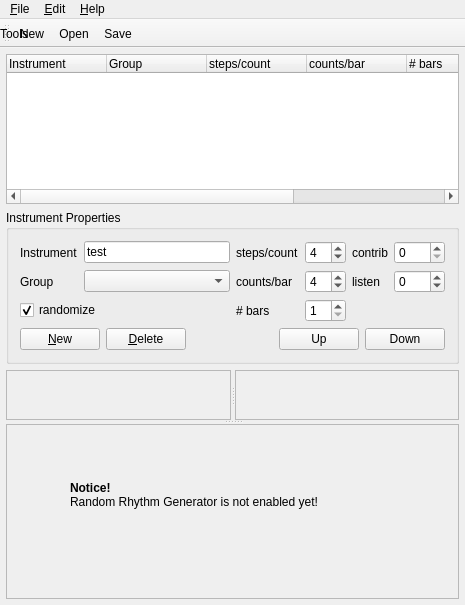
<?xml version="1.0" encoding="UTF-8"?>
<ui version="4.0">
 <class>RhythmBase</class>
 <widget class="QMainWindow" name="RhythmBase">
  <property name="geometry">
   <rect>
    <x>0</x>
    <y>0</y>
    <width>465</width>
    <height>605</height>
   </rect>
  </property>
  <property name="windowTitle">
   <string>MusE: Random Rhythm Generator</string>
  </property>
  <widget class="QWidget" name="widget">
   <property name="geometry">
    <rect>
     <x>0</x>
     <y>59</y>
     <width>465</width>
     <height>546</height>
    </rect>
   </property>
   <layout class="QGridLayout">
    <property name="margin">
     <number>6</number>
    </property>
    <property name="spacing">
     <number>6</number>
    </property>
    <item row="1" column="0">
     <widget class="QGroupBox" name="GroupBox1">
      <property name="title">
       <string>Instrument Properties</string>
      </property>
      <layout class="QVBoxLayout">
       <property name="spacing">
        <number>6</number>
       </property>
       <property name="margin">
        <number>11</number>
       </property>
       <item>
        <layout class="QGridLayout">
         <property name="margin">
          <number>0</number>
         </property>
         <property name="spacing">
          <number>6</number>
         </property>
         <item row="1" column="2">
          <widget class="QLabel" name="TextLabel2_3_2">
           <property name="text">
            <string>counts/bar</string>
           </property>
           <property name="wordWrap">
            <bool>false</bool>
           </property>
          </widget>
         </item>
         <item row="0" column="2">
          <widget class="QLabel" name="TextLabel3_2">
           <property name="text">
            <string>steps/count</string>
           </property>
           <property name="wordWrap">
            <bool>false</bool>
           </property>
          </widget>
         </item>
         <item row="2" column="2">
          <widget class="QLabel" name="TextLabel1_2_2">
           <property name="text">
            <string># bars</string>
           </property>
           <property name="wordWrap">
            <bool>false</bool>
           </property>
          </widget>
         </item>
         <item row="0" column="1">
          <widget class="QLineEdit" name="lineInstrument_2">
           <property name="text">
            <string>test</string>
           </property>
           <property name="dragEnabled">
            <bool>false</bool>
           </property>
           <property name="readOnly">
            <bool>true</bool>
           </property>
          </widget>
         </item>
         <item row="0" column="5">
          <widget class="QSpinBox" name="spinboxContrib_2">
           <property name="minimum">
            <number>0</number>
           </property>
           <property name="maximum">
            <number>100</number>
           </property>
           <property name="value">
            <number>0</number>
           </property>
          </widget>
         </item>
         <item row="0" column="4">
          <widget class="QLabel" name="labelContrib_2">
           <property name="text">
            <string>contrib</string>
           </property>
           <property name="wordWrap">
            <bool>false</bool>
           </property>
          </widget>
         </item>
         <item row="2" column="0" colspan="2">
          <widget class="QCheckBox" name="checkRandomize_2">
           <property name="text">
            <string>randomize</string>
           </property>
           <property name="checked">
            <bool>true</bool>
           </property>
           <property name="tristate">
            <bool>false</bool>
           </property>
          </widget>
         </item>
         <item row="1" column="1">
          <widget class="QComboBox" name="comboGroupSel_2">
           <item>
            <property name="text">
             <string/>
            </property>
           </item>
           <item>
            <property name="text">
             <string>Group 1</string>
            </property>
           </item>
           <item>
            <property name="text">
             <string>Group 2</string>
            </property>
           </item>
           <item>
            <property name="text">
             <string>Group 3</string>
            </property>
           </item>
           <item>
            <property name="text">
             <string>Group 4</string>
            </property>
           </item>
           <item>
            <property name="text">
             <string>Group 5</string>
            </property>
           </item>
          </widget>
         </item>
         <item row="0" column="3">
          <widget class="QSpinBox" name="spinBoxSteps_2">
           <property name="minimum">
            <number>1</number>
           </property>
           <property name="maximum">
            <number>16</number>
           </property>
           <property name="value">
            <number>4</number>
           </property>
          </widget>
         </item>
         <item row="2" column="3">
          <widget class="QSpinBox" name="spinboxBars_2">
           <property name="minimum">
            <number>1</number>
           </property>
           <property name="maximum">
            <number>16</number>
           </property>
           <property name="value">
            <number>1</number>
           </property>
          </widget>
         </item>
         <item row="1" column="4">
          <widget class="QLabel" name="labelListen_2">
           <property name="text">
            <string>listen</string>
           </property>
           <property name="wordWrap">
            <bool>false</bool>
           </property>
          </widget>
         </item>
         <item row="0" column="0">
          <widget class="QLabel" name="TextLabel1_4">
           <property name="text">
            <string>Instrument</string>
           </property>
           <property name="wordWrap">
            <bool>false</bool>
           </property>
          </widget>
         </item>
         <item row="1" column="3">
          <widget class="QSpinBox" name="spinboxCounts_2">
           <property name="minimum">
            <number>1</number>
           </property>
           <property name="maximum">
            <number>16</number>
           </property>
           <property name="value">
            <number>4</number>
           </property>
          </widget>
         </item>
         <item row="1" column="5">
          <widget class="QSpinBox" name="spinboxListen_2">
           <property name="minimum">
            <number>-100</number>
           </property>
           <property name="maximum">
            <number>100</number>
           </property>
           <property name="value">
            <number>0</number>
           </property>
          </widget>
         </item>
         <item row="1" column="0">
          <widget class="QLabel" name="TextLabel1_3_2">
           <property name="text">
            <string>Group</string>
           </property>
           <property name="wordWrap">
            <bool>false</bool>
           </property>
          </widget>
         </item>
        </layout>
       </item>
       <item>
        <layout class="QHBoxLayout">
         <property name="spacing">
          <number>6</number>
         </property>
         <property name="margin">
          <number>0</number>
         </property>
         <item>
          <widget class="QPushButton" name="buttonNew_2">
           <property name="toolTip">
            <string>create new entry</string>
           </property>
           <property name="whatsThis">
            <string>pressing the New button you create a new entry
in the MusE list of defined controllers</string>
           </property>
           <property name="text">
            <string>&amp;New</string>
           </property>
           <property name="autoDefault">
            <bool>true</bool>
           </property>
          </widget>
         </item>
         <item>
          <widget class="QPushButton" name="buttonDelete_2">
           <property name="toolTip">
            <string>delete selected entry</string>
           </property>
           <property name="text">
            <string>&amp;Delete</string>
           </property>
           <property name="autoDefault">
            <bool>true</bool>
           </property>
          </widget>
         </item>
         <item>
          <spacer name="Spacer1_2">
           <property name="orientation">
            <enum>Qt::Horizontal</enum>
           </property>
           <property name="sizeType">
            <enum>QSizePolicy::Expanding</enum>
           </property>
           <property name="sizeHint" stdset="0">
            <size>
             <width>20</width>
             <height>20</height>
            </size>
           </property>
          </spacer>
         </item>
         <item>
          <widget class="QPushButton" name="buttonUp_2">
           <property name="text">
            <string>Up</string>
           </property>
          </widget>
         </item>
         <item>
          <widget class="QPushButton" name="buttonDown_2">
           <property name="text">
            <string>Down</string>
           </property>
          </widget>
         </item>
        </layout>
       </item>
      </layout>
     </widget>
    </item>
    <item row="0" column="0">
     <widget class="QTreeWidget" name="viewInstrument">
      <property name="sizePolicy">
       <sizepolicy hsizetype="Expanding" vsizetype="MinimumExpanding">
        <horstretch>0</horstretch>
        <verstretch>0</verstretch>
       </sizepolicy>
      </property>
      <property name="minimumSize">
       <size>
        <width>0</width>
        <height>150</height>
       </size>
      </property>
      <property name="maximumSize">
       <size>
        <width>32767</width>
        <height>150</height>
       </size>
      </property>
      <property name="toolTip">
       <string>list of defined controllers</string>
      </property>
      <property name="whatsThis">
       <string>This is the MusE list of defined controllers.</string>
      </property>
      <property name="frameShape">
       <enum>QFrame::StyledPanel</enum>
      </property>
      <property name="frameShadow">
       <enum>QFrame::Sunken</enum>
      </property>
      <column>
       <property name="text">
        <string>Instrument              </string>
       </property>
       <property name="clickable">
        <bool>true</bool>
       </property>
       <property name="resizable">
        <bool>true</bool>
       </property>
      </column>
      <column>
       <property name="text">
        <string>Group</string>
       </property>
       <property name="clickable">
        <bool>true</bool>
       </property>
       <property name="resizable">
        <bool>true</bool>
       </property>
      </column>
      <column>
       <property name="text">
        <string>steps/count      </string>
       </property>
       <property name="clickable">
        <bool>true</bool>
       </property>
       <property name="resizable">
        <bool>true</bool>
       </property>
      </column>
      <column>
       <property name="text">
        <string>counts/bar</string>
       </property>
       <property name="clickable">
        <bool>true</bool>
       </property>
       <property name="resizable">
        <bool>true</bool>
       </property>
      </column>
      <column>
       <property name="text">
        <string># bars</string>
       </property>
       <property name="clickable">
        <bool>true</bool>
       </property>
       <property name="resizable">
        <bool>true</bool>
       </property>
      </column>
      <column>
       <property name="text">
        <string>contrib</string>
       </property>
       <property name="clickable">
        <bool>true</bool>
       </property>
       <property name="resizable">
        <bool>true</bool>
       </property>
      </column>
      <column>
       <property name="text">
        <string>listen</string>
       </property>
       <property name="clickable">
        <bool>true</bool>
       </property>
       <property name="resizable">
        <bool>true</bool>
       </property>
      </column>
     </widget>
    </item>
    <item row="2" column="0">
     <widget class="QSplitter" name="Splitter3">
      <property name="sizePolicy">
       <sizepolicy hsizetype="Minimum" vsizetype="Expanding">
        <horstretch>0</horstretch>
        <verstretch>0</verstretch>
       </sizepolicy>
      </property>
      <property name="orientation">
       <enum>Qt::Vertical</enum>
      </property>
      <widget class="QSplitter" name="Splitter2">
       <property name="sizePolicy">
        <sizepolicy hsizetype="Expanding" vsizetype="Expanding">
         <horstretch>0</horstretch>
         <verstretch>0</verstretch>
        </sizepolicy>
       </property>
       <property name="orientation">
        <enum>Qt::Horizontal</enum>
       </property>
       <widget class="QFrame" name="Frame3">
        <property name="sizePolicy">
         <sizepolicy hsizetype="Expanding" vsizetype="MinimumExpanding">
          <horstretch>0</horstretch>
          <verstretch>0</verstretch>
         </sizepolicy>
        </property>
        <property name="minimumSize">
         <size>
          <width>50</width>
          <height>50</height>
         </size>
        </property>
        <property name="frameShape">
         <enum>QFrame::StyledPanel</enum>
        </property>
        <property name="frameShadow">
         <enum>QFrame::Raised</enum>
        </property>
       </widget>
       <widget class="QFrame" name="Frame4">
        <property name="sizePolicy">
         <sizepolicy hsizetype="Expanding" vsizetype="MinimumExpanding">
          <horstretch>0</horstretch>
          <verstretch>0</verstretch>
         </sizepolicy>
        </property>
        <property name="minimumSize">
         <size>
          <width>50</width>
          <height>50</height>
         </size>
        </property>
        <property name="frameShape">
         <enum>QFrame::StyledPanel</enum>
        </property>
        <property name="frameShadow">
         <enum>QFrame::Raised</enum>
        </property>
       </widget>
      </widget>
      <widget class="QFrame" name="Frame5">
       <property name="sizePolicy">
        <sizepolicy hsizetype="MinimumExpanding" vsizetype="MinimumExpanding">
         <horstretch>0</horstretch>
         <verstretch>0</verstretch>
        </sizepolicy>
       </property>
       <property name="minimumSize">
        <size>
         <width>0</width>
         <height>150</height>
        </size>
       </property>
       <property name="frameShape">
        <enum>QFrame::StyledPanel</enum>
       </property>
       <property name="frameShadow">
        <enum>QFrame::Raised</enum>
       </property>
       <widget class="QLabel" name="textLabel1">
        <property name="geometry">
         <rect>
          <x>64</x>
          <y>26</y>
          <width>250</width>
          <height>90</height>
         </rect>
        </property>
        <property name="text">
         <string>&lt;b&gt;Notice!&lt;/b&gt;&lt;br&gt;
Random Rhythm Generator is not enabled yet!</string>
        </property>
        <property name="wordWrap">
         <bool>false</bool>
        </property>
       </widget>
      </widget>
     </widget>
    </item>
   </layout>
  </widget>
  <widget class="QToolBar" name="toolBar">
   <property name="geometry">
    <rect>
     <x>0</x>
     <y>0</y>
     <width>111</width>
     <height>38</height>
    </rect>
   </property>
   <widget class="QLabel">
     <property name="text">
       <string>Tools</string>
     </property>
   </widget>
   <addaction name="fileNewAction"/>
   <addaction name="fileOpenAction"/>
   <addaction name="fileSaveAction"/>
  </widget>
  <widget class="QMenuBar" name="menubar">
   <property name="geometry">
    <rect>
     <x>0</x>
     <y>0</y>
     <width>465</width>
     <height>21</height>
    </rect>
   </property>
   <widget class="QMenu" name="fileMenu">
    <property name="title">
     <string>&amp;File</string>
    </property>
    <addaction name="fileNewAction"/>
    <addaction name="fileOpenAction"/>
    <addaction name="fileSaveAction"/>
    <addaction name="fileSaveAsAction"/>
    <addaction name="separator"/>
    <addaction name="filePrintAction"/>
    <addaction name="separator"/>
    <addaction name="fileExitAction"/>
   </widget>
   <widget class="QMenu" name="editMenu">
    <property name="title">
     <string>&amp;Edit</string>
    </property>
    <addaction name="editUndoAction"/>
    <addaction name="editRedoAction"/>
    <addaction name="separator"/>
    <addaction name="editCutAction"/>
    <addaction name="editCopyAction"/>
    <addaction name="editPasteAction"/>
    <addaction name="separator"/>
    <addaction name="editFindAction"/>
   </widget>
   <widget class="QMenu" name="helpMenu">
    <property name="title">
     <string>&amp;Help</string>
    </property>
    <addaction name="helpContentsAction"/>
    <addaction name="helpIndexAction"/>
    <addaction name="separator"/>
    <addaction name="helpAboutAction"/>
   </widget>
   <addaction name="fileMenu"/>
   <addaction name="editMenu"/>
   <addaction name="helpMenu"/>
  </widget>
  <action name="fileNewAction">
   <property name="icon">
    <iconset>
     <normaloff>image0</normaloff>image0</iconset>
   </property>
   <property name="text">
    <string>&amp;New</string>
   </property>
   <property name="iconText">
    <string>New</string>
   </property>
   <property name="shortcut">
    <string>Ctrl+N</string>
   </property>
   <property name="name" stdset="0">
    <cstring>fileNewAction</cstring>
   </property>
  </action>
  <action name="fileOpenAction">
   <property name="icon">
    <iconset>
     <normaloff>image1</normaloff>image1</iconset>
   </property>
   <property name="text">
    <string>&amp;Open...</string>
   </property>
   <property name="iconText">
    <string>Open</string>
   </property>
   <property name="shortcut">
    <string>Ctrl+O</string>
   </property>
   <property name="name" stdset="0">
    <cstring>fileOpenAction</cstring>
   </property>
  </action>
  <action name="fileSaveAction">
   <property name="icon">
    <iconset>
     <normaloff>image2</normaloff>image2</iconset>
   </property>
   <property name="text">
    <string>&amp;Save</string>
   </property>
   <property name="iconText">
    <string>Save</string>
   </property>
   <property name="shortcut">
    <string>Ctrl+S</string>
   </property>
   <property name="name" stdset="0">
    <cstring>fileSaveAction</cstring>
   </property>
  </action>
  <action name="fileSaveAsAction">
   <property name="text">
    <string>Save &amp;As...</string>
   </property>
   <property name="iconText">
    <string>Save As</string>
   </property>
   <property name="shortcut">
    <string/>
   </property>
   <property name="name" stdset="0">
    <cstring>fileSaveAsAction</cstring>
   </property>
  </action>
  <action name="filePrintAction">
   <property name="icon">
    <iconset>
     <normaloff>image3</normaloff>image3</iconset>
   </property>
   <property name="text">
    <string>&amp;Print...</string>
   </property>
   <property name="iconText">
    <string>Print</string>
   </property>
   <property name="shortcut">
    <string>Ctrl+P</string>
   </property>
   <property name="name" stdset="0">
    <cstring>filePrintAction</cstring>
   </property>
  </action>
  <action name="fileExitAction">
   <property name="text">
    <string>E&amp;xit</string>
   </property>
   <property name="iconText">
    <string>Exit</string>
   </property>
   <property name="shortcut">
    <string/>
   </property>
   <property name="name" stdset="0">
    <cstring>fileExitAction</cstring>
   </property>
  </action>
  <action name="editUndoAction">
   <property name="icon">
    <iconset>
     <normaloff>image4</normaloff>image4</iconset>
   </property>
   <property name="text">
    <string>&amp;Undo</string>
   </property>
   <property name="iconText">
    <string>Undo</string>
   </property>
   <property name="shortcut">
    <string>Ctrl+Z</string>
   </property>
   <property name="name" stdset="0">
    <cstring>editUndoAction</cstring>
   </property>
  </action>
  <action name="editRedoAction">
   <property name="icon">
    <iconset>
     <normaloff>image5</normaloff>image5</iconset>
   </property>
   <property name="text">
    <string>&amp;Redo</string>
   </property>
   <property name="iconText">
    <string>Redo</string>
   </property>
   <property name="shortcut">
    <string>Ctrl+Y</string>
   </property>
   <property name="name" stdset="0">
    <cstring>editRedoAction</cstring>
   </property>
  </action>
  <action name="editCutAction">
   <property name="icon">
    <iconset>
     <normaloff>image6</normaloff>image6</iconset>
   </property>
   <property name="text">
    <string>&amp;Cut</string>
   </property>
   <property name="iconText">
    <string>Cut</string>
   </property>
   <property name="shortcut">
    <string>Ctrl+X</string>
   </property>
   <property name="name" stdset="0">
    <cstring>editCutAction</cstring>
   </property>
  </action>
  <action name="editCopyAction">
   <property name="icon">
    <iconset>
     <normaloff>image7</normaloff>image7</iconset>
   </property>
   <property name="text">
    <string>C&amp;opy</string>
   </property>
   <property name="iconText">
    <string>Copy</string>
   </property>
   <property name="shortcut">
    <string>Ctrl+C</string>
   </property>
   <property name="name" stdset="0">
    <cstring>editCopyAction</cstring>
   </property>
  </action>
  <action name="editPasteAction">
   <property name="icon">
    <iconset>
     <normaloff>image8</normaloff>image8</iconset>
   </property>
   <property name="text">
    <string>&amp;Paste</string>
   </property>
   <property name="iconText">
    <string>Paste</string>
   </property>
   <property name="shortcut">
    <string>Ctrl+V</string>
   </property>
   <property name="name" stdset="0">
    <cstring>editPasteAction</cstring>
   </property>
  </action>
  <action name="editFindAction">
   <property name="icon">
    <iconset>
     <normaloff>image9</normaloff>image9</iconset>
   </property>
   <property name="text">
    <string>&amp;Find...</string>
   </property>
   <property name="iconText">
    <string>Find</string>
   </property>
   <property name="shortcut">
    <string>Ctrl+F</string>
   </property>
   <property name="name" stdset="0">
    <cstring>editFindAction</cstring>
   </property>
  </action>
  <action name="helpContentsAction">
   <property name="text">
    <string>&amp;Contents...</string>
   </property>
   <property name="iconText">
    <string>Contents</string>
   </property>
   <property name="shortcut">
    <string/>
   </property>
   <property name="name" stdset="0">
    <cstring>helpContentsAction</cstring>
   </property>
  </action>
  <action name="helpIndexAction">
   <property name="text">
    <string>&amp;Index...</string>
   </property>
   <property name="iconText">
    <string>Index</string>
   </property>
   <property name="shortcut">
    <string/>
   </property>
   <property name="name" stdset="0">
    <cstring>helpIndexAction</cstring>
   </property>
  </action>
  <action name="helpAboutAction">
   <property name="text">
    <string>&amp;About...</string>
   </property>
   <property name="iconText">
    <string>About</string>
   </property>
   <property name="shortcut">
    <string/>
   </property>
   <property name="name" stdset="0">
    <cstring>helpAboutAction</cstring>
   </property>
  </action>
 </widget>
 <layoutdefault spacing="6" margin="11"/>
 <resources/>
 <connections>
  <connection>
   <sender>fileNewAction</sender>
   <signal>activated()</signal>
   <receiver>RhythmBase</receiver>
   <slot>fileNew()</slot>
   <hints>
    <hint type="sourcelabel">
     <x>-1</x>
     <y>-1</y>
    </hint>
    <hint type="destinationlabel">
     <x>20</x>
     <y>20</y>
    </hint>
   </hints>
  </connection>
  <connection>
   <sender>fileOpenAction</sender>
   <signal>activated()</signal>
   <receiver>RhythmBase</receiver>
   <slot>fileOpen()</slot>
   <hints>
    <hint type="sourcelabel">
     <x>-1</x>
     <y>-1</y>
    </hint>
    <hint type="destinationlabel">
     <x>20</x>
     <y>20</y>
    </hint>
   </hints>
  </connection>
  <connection>
   <sender>fileSaveAction</sender>
   <signal>activated()</signal>
   <receiver>RhythmBase</receiver>
   <slot>fileSave()</slot>
   <hints>
    <hint type="sourcelabel">
     <x>-1</x>
     <y>-1</y>
    </hint>
    <hint type="destinationlabel">
     <x>20</x>
     <y>20</y>
    </hint>
   </hints>
  </connection>
  <connection>
   <sender>fileSaveAsAction</sender>
   <signal>activated()</signal>
   <receiver>RhythmBase</receiver>
   <slot>fileSaveAs()</slot>
   <hints>
    <hint type="sourcelabel">
     <x>-1</x>
     <y>-1</y>
    </hint>
    <hint type="destinationlabel">
     <x>20</x>
     <y>20</y>
    </hint>
   </hints>
  </connection>
  <connection>
   <sender>filePrintAction</sender>
   <signal>activated()</signal>
   <receiver>RhythmBase</receiver>
   <slot>filePrint()</slot>
   <hints>
    <hint type="sourcelabel">
     <x>-1</x>
     <y>-1</y>
    </hint>
    <hint type="destinationlabel">
     <x>20</x>
     <y>20</y>
    </hint>
   </hints>
  </connection>
  <connection>
   <sender>fileExitAction</sender>
   <signal>activated()</signal>
   <receiver>RhythmBase</receiver>
   <slot>fileExit()</slot>
   <hints>
    <hint type="sourcelabel">
     <x>-1</x>
     <y>-1</y>
    </hint>
    <hint type="destinationlabel">
     <x>20</x>
     <y>20</y>
    </hint>
   </hints>
  </connection>
  <connection>
   <sender>editUndoAction</sender>
   <signal>activated()</signal>
   <receiver>RhythmBase</receiver>
   <slot>editUndo()</slot>
   <hints>
    <hint type="sourcelabel">
     <x>-1</x>
     <y>-1</y>
    </hint>
    <hint type="destinationlabel">
     <x>20</x>
     <y>20</y>
    </hint>
   </hints>
  </connection>
  <connection>
   <sender>editRedoAction</sender>
   <signal>activated()</signal>
   <receiver>RhythmBase</receiver>
   <slot>editRedo()</slot>
   <hints>
    <hint type="sourcelabel">
     <x>-1</x>
     <y>-1</y>
    </hint>
    <hint type="destinationlabel">
     <x>20</x>
     <y>20</y>
    </hint>
   </hints>
  </connection>
  <connection>
   <sender>editCutAction</sender>
   <signal>activated()</signal>
   <receiver>RhythmBase</receiver>
   <slot>editCut()</slot>
   <hints>
    <hint type="sourcelabel">
     <x>-1</x>
     <y>-1</y>
    </hint>
    <hint type="destinationlabel">
     <x>20</x>
     <y>20</y>
    </hint>
   </hints>
  </connection>
  <connection>
   <sender>editCopyAction</sender>
   <signal>activated()</signal>
   <receiver>RhythmBase</receiver>
   <slot>editCopy()</slot>
   <hints>
    <hint type="sourcelabel">
     <x>-1</x>
     <y>-1</y>
    </hint>
    <hint type="destinationlabel">
     <x>20</x>
     <y>20</y>
    </hint>
   </hints>
  </connection>
  <connection>
   <sender>editPasteAction</sender>
   <signal>activated()</signal>
   <receiver>RhythmBase</receiver>
   <slot>editPaste()</slot>
   <hints>
    <hint type="sourcelabel">
     <x>-1</x>
     <y>-1</y>
    </hint>
    <hint type="destinationlabel">
     <x>20</x>
     <y>20</y>
    </hint>
   </hints>
  </connection>
  <connection>
   <sender>editFindAction</sender>
   <signal>activated()</signal>
   <receiver>RhythmBase</receiver>
   <slot>editFind()</slot>
   <hints>
    <hint type="sourcelabel">
     <x>-1</x>
     <y>-1</y>
    </hint>
    <hint type="destinationlabel">
     <x>20</x>
     <y>20</y>
    </hint>
   </hints>
  </connection>
  <connection>
   <sender>helpIndexAction</sender>
   <signal>activated()</signal>
   <receiver>RhythmBase</receiver>
   <slot>helpIndex()</slot>
   <hints>
    <hint type="sourcelabel">
     <x>-1</x>
     <y>-1</y>
    </hint>
    <hint type="destinationlabel">
     <x>20</x>
     <y>20</y>
    </hint>
   </hints>
  </connection>
  <connection>
   <sender>helpContentsAction</sender>
   <signal>activated()</signal>
   <receiver>RhythmBase</receiver>
   <slot>helpContents()</slot>
   <hints>
    <hint type="sourcelabel">
     <x>-1</x>
     <y>-1</y>
    </hint>
    <hint type="destinationlabel">
     <x>20</x>
     <y>20</y>
    </hint>
   </hints>
  </connection>
  <connection>
   <sender>helpAboutAction</sender>
   <signal>activated()</signal>
   <receiver>RhythmBase</receiver>
   <slot>helpAbout()</slot>
   <hints>
    <hint type="sourcelabel">
     <x>-1</x>
     <y>-1</y>
    </hint>
    <hint type="destinationlabel">
     <x>20</x>
     <y>20</y>
    </hint>
   </hints>
  </connection>
 </connections>
</ui>
